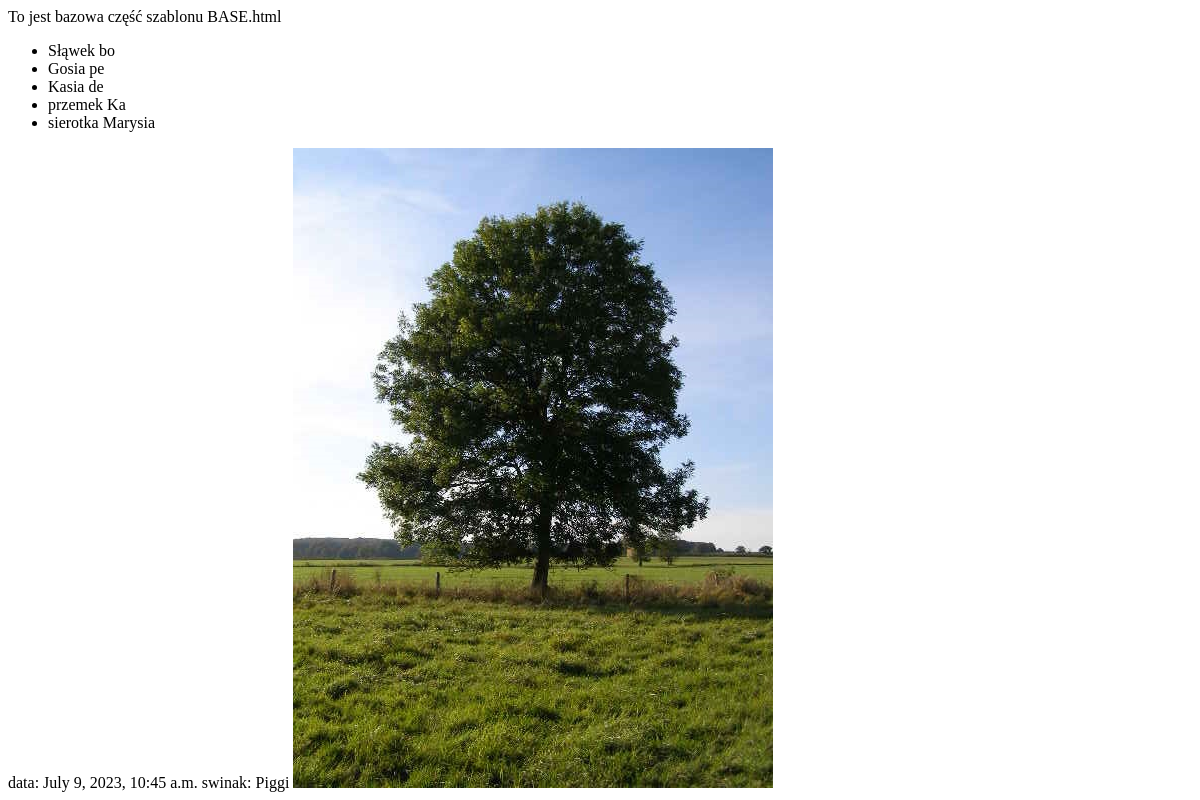
Before: /persons/ with the older database file.
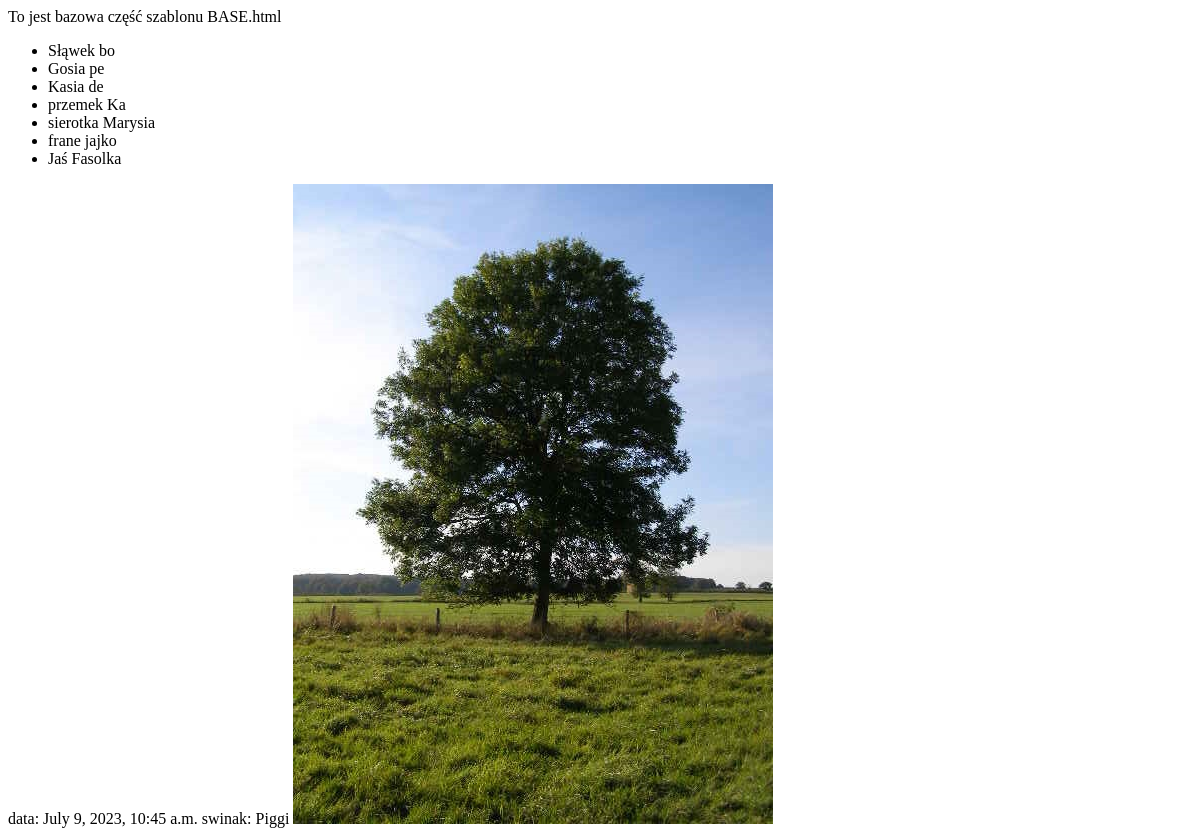
After: the same page with the newer database file.
### movie_app/models.py (models this page shows)
class Person(models.Model):
    first_name = models.CharField(max_length=128)
    last_name = models.CharField(max_length=128)
    year = models.IntegerField(default=1900)
    def __str__(self):
        return f"{self.first_name} {self.last_name}"

### movie_app/views.py (the view)
# urls.py: path("persons/", views.PersonsView.as_view(), name="person_list"),
class PersonsView(View):
    def get(self, request):
        persons = Person.objects.all()
        return render(request, 'person_list.html', {'persons':persons})

### movie_app/kontekst.py (called while the page is built)
def jakkolwiek(request):
    return {'swinka':'Piggi', 'date':datetime.now()}

### templates/person_list.html
{% extends 'base.html' %}
{% block zawartosc %}
    <ul>
    {% for person in persons %}
        <li>{{ person }}</li>
    {% endfor %}
    </ul>
{% endblock %}

### templates/base.html (shortened to what this page needs)
{% load static %}
<!doctype html>
<html lang="en">
<head>
</head>
<body>
To jest bazowa część szablonu BASE.html
<p>
{% block zawartosc %}{% endblock %}
</p>
data: {{ date }}
swinak: {{ swinka }}
<img src="{% static 'Ash_Tree_-_geograph.org.uk_-_590710.jpg' %}">
</body>
</html>

Changed rows visible on the page:
added Person: first_name+last_name "frane jajko"
added Person: first_name+last_name "Jaś Fasolka"
